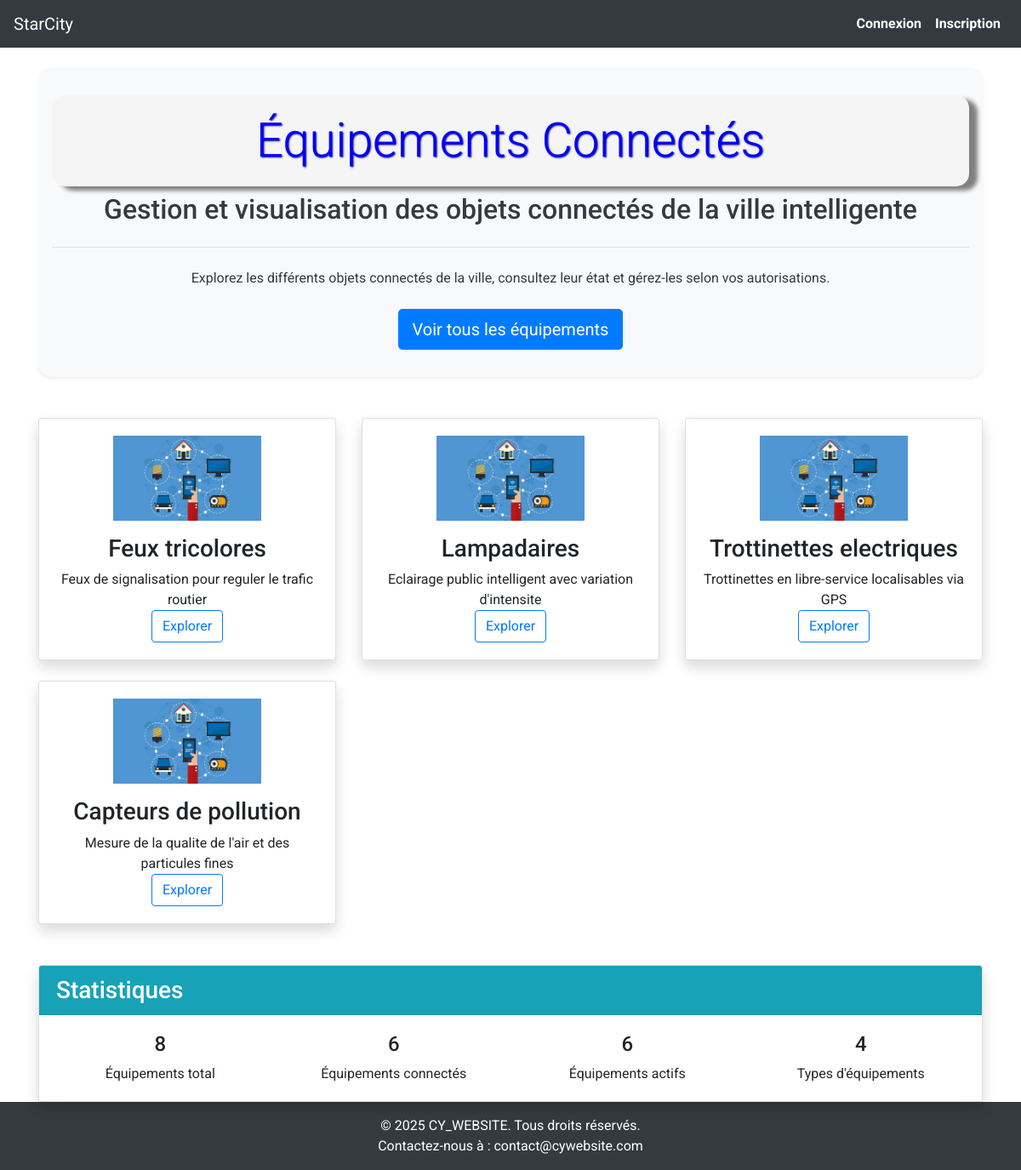
Screenshot of /objets_connectés/ with the database file from the repository.
### objConnecte/models.py (models this page shows, shortened)
class Type(models.Model):
    name = models.CharField(max_length=100, verbose_name='Nom')
    description = models.TextField(verbose_name='Description')
    icon = models.ImageField(upload_to='data/type_images/', default='data/type_images/default.jpg', verbose_name='Icône')
    class Meta:
        verbose_name = 'Type'
        verbose_name_plural = 'Types'

### objConnecte/views.py (called while the page is built)
def index(request):
    total_objects = ObjConnecte.objects.count()
    connected_objects = ObjConnecte.objects.filter(connected=True).count()
    active_objects = ObjConnecte.objects.filter(state=True).count()
    types_count = Type.objects.count()
    types = Type.objects.all()
    context = {
        'total_objects': total_objects,
        'connected_objects': connected_objects,
        'active_objects': active_objects,
        'types_count': types_count,
        'types': types,
    }
    return render(request, 'objConnecte/index.html', context)

### objConnecte/templates/objConnecte/index.html
{% extends 'cyWebsite/base.html' %}
{% load static %}
{% block content %}
<div class="container mt-4">
    <div class="jumbotron bg-light text-dark shadow-sm">
        <h1 class="display-4 text-center">Équipements Connectés</h1>
        <h2 class="text-center">Gestion et visualisation des objets connectés de la ville intelligente</h2>
        <hr class="my-4">
        <p class="text-center">Explorez les différents objets connectés de la ville, consultez leur état et gérez-les selon vos autorisations.</p>
        <div class="text-center mt-4">
            <a href="{% url 'objConnecte:objets' %}" class="btn btn-primary btn-lg">Voir tous les équipements</a>
        </div>
    </div>
    <div class="row mt-5">
        {% if types %}
            {% for type in types %}
            <div class="col-md-4">
                <div class="card shadow mb-4">
                    <div class="card-body text-center">
                        <img src="{{type.icon.url}}" alt="{{ type.name }}" class="img-fluid mb-3" style="height: 100px;">
                        <h3>{{ type.name }}</h3>
                        <p>{{ type.description }}</p>
                        <a href="{% url 'objConnecte:objets' %}?type={{ type.id }}" class="btn btn-outline-primary">Explorer</a>
                    </div>
                </div>
            </div>
            {% endfor %}
        {% else %}
            <div class="col-md-12 text-center">
                <h3>Aucun type d'équipement trouvé.</h3>
            </div>
        {% endif %}
    </div>
    <div class="card shadow mt-4">
        <div class="card-header bg-info text-white">
            <h3 class="mb-0">Statistiques</h3>
        </div>
        <div class="card-body">
            <div class="row">
                <div class="col-md-3 text-center">
                    <h4>{{ total_objects }}</h4>
                    <p>Équipements total</p>
                </div>
                <div class="col-md-3 text-center">
                    <h4>{{ connected_objects }}</h4>
                    <p>Équipements connectés</p>
                </div>
                <div class="col-md-3 text-center">
                    <h4>{{ active_objects }}</h4>
                    <p>Équipements actifs</p>
                </div>
                <div class="col-md-3 text-center">
                    <h4>{{ types_count }}</h4>
                    <p>Types d'équipements</p>
                </div>
            </div>
        </div>
    </div>
</div>
{% endblock %}

### cyWebsite/templates/cyWebsite/base.html (shortened to what this page needs)
{% load static %}
<!DOCTYPE html>
<html lang="fr">
<head>
    <link rel="stylesheet" href="https://stackpath.bootstrapcdn.com/bootstrap/4.5.2/css/bootstrap.min.css">
    <link rel="stylesheet" href="{% static 'styles.css' %}">
    <link rel="stylesheet" href="https://cdnjs.cloudflare.com/ajax/libs/font-awesome/5.15.4/css/all.min.css">
</head>
<body>
<div class="wrapper">
    <nav class="navbar navbar-expand-lg navbar-dark bg-dark">
        <a class="navbar-brand" href="{% url 'index' %}">StarCity</a>
        <div class="collapse navbar-collapse" id="navbarNav">
            <ul class="navbar-nav ml-auto">
                {% if user.is_authenticated %}
                <li class="nav-item">
                    <a class="nav-link btn btn-danger text-white" href="{% url 'user:logout' %}"><i class="fas fa-sign-out-alt"></i> Déconnexion</a>
                </li>
                <li class="nav-item">
                    <a class="nav-link" href="{% url 'user:update_user' %}">
                        <img src="{% if user.profile_picture %}{{ user.profile_picture.url }}{% else %}{% static 'default_profile.png' %}{% endif %}" alt="Profile Picture" class="rounded-circle" style="width: 40px; height: 40px;">
                    </a>
                </li>
                {% else %}
                <li class="nav-item">
                    <a class="nav-link" href="{% url 'user:login' %}">Connexion</a>
                </li>
                <li class="nav-item">
                    <a class="nav-link" href="{% url 'user:register' %}">Inscription</a>
                </li>
                {% endif %}
            </ul>
        </div>
    </nav>
        {% block content %}
        {% endblock %}
</div>
    <footer class="bg-dark text-center text-white py-3">
        <p>&copy; 2025 CY_WEBSITE. Tous droits réservés.</p>
        <p>Contactez-nous à : <a href="mailto:contact@cywebsite.com" class="text-white">contact@cywebsite.com</a></p>
    </footer>
</body>
</html>

### cyWebsite/static/styles.css (style rules this page uses)
body { font-family: 'Montserrat',Arial, sans-serif; margin: 0; padding: 0; }
p { margin-top: 0; margin-bottom: 0rem; }
h1 { background-color: whitesmoke; color: blue; text-shadow: 1px 1px 2px darkblue; box-shadow: 10px 5px 5px grey; padding: 20px; text-align: center; border-radius: 15px; font-family: 'Roboto', sans-serif; }
.navbar-nav .nav-link { font-weight: bold; }
.jumbotron { background-color: rgba(255, 255, 255, 0); padding: 2rem 1rem; margin-bottom: 2rem; border-radius: 15px; }
.card { box-shadow: 0 0 10px rgba(0, 0, 0, 0.1); }

### rows the page displays
Type: icon (placeholder picture), name "Feux tricolores", description "Feux de signalisation pour reguler le trafic routier"
Type: icon (placeholder picture), name "Lampadaires", description "Eclairage public intelligent avec variation d'intensite"
Type: icon (placeholder picture), name "Trottinettes electriques", description "Trottinettes en libre-service localisables via GPS"
Type: icon (placeholder picture), name "Capteurs de pollution", description "Mesure de la qualite de l'air et des particules fines"

### other values shown
{{ total_objects }} "8"
{{ connected_objects }} "6"
{{ active_objects }} "6"
{{ types_count }} "4"
